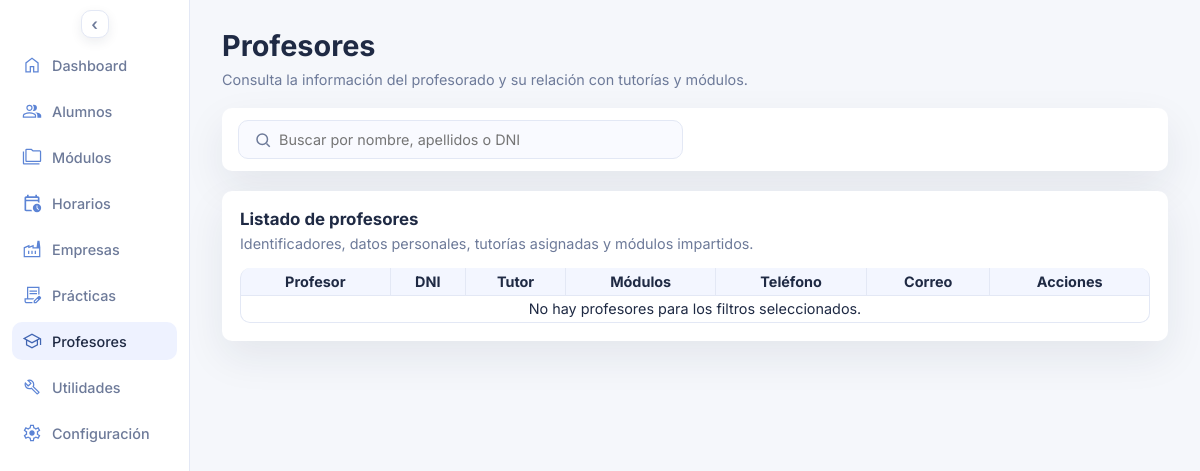
Page /profesores.php on the earlier database version.
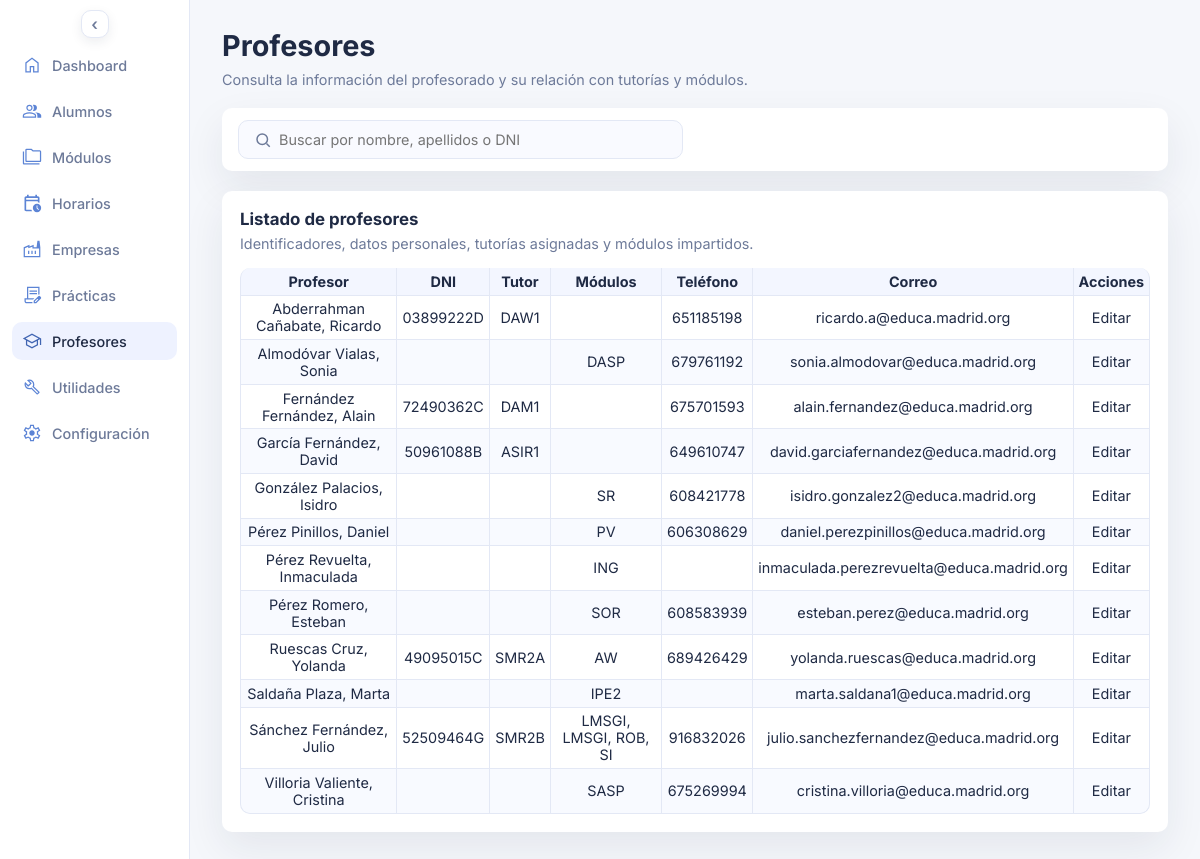
Same page on the later database version.
### tables this page shows
CREATE TABLE `profesores` (
  `id_profesor` int(10) UNSIGNED NOT NULL,
  `apellido1` varchar(60) NOT NULL,
  `apellido2` varchar(60) DEFAULT NULL,
  `nombre` varchar(60) NOT NULL,
  `dni` varchar(20) DEFAULT NULL
);

### profesores.php (the view, shortened to what this page needs)
<?php
$pdo = db();
$active_course_id = $pdo->query('SELECT id_curso_escolar FROM cursos_escolares WHERE activo = 1 LIMIT 1')->fetchColumn();
$active_course_id = $active_course_id ? (int) $active_course_id : 0;
$search_term = trim((string) ($_GET['q'] ?? ''));
$filters = [];
$params = [
  'active_course_id_tutores' => $active_course_id,
  'active_course_id_modulos' => $active_course_id,
];
$where_clause = $filters ? 'WHERE ' . implode(' AND ', $filters) : '';
$teachers_stmt = $pdo->prepare(
  'SELECT
    p.id_profesor,
    p.apellido1,
    p.apellido2,
    p.nombre,
    p.dni,
    GROUP_CONCAT(DISTINCT g.grupo ORDER BY g.grupo SEPARATOR ", ") AS grupos_tutor,
    GROUP_CONCAT(
      DISTINCT CONCAT(
        m.id_modulo,
        "||",
        m.abreviatura,
        "||",
        COALESCE(NULLIF(m.materia_propia, ""), m.materia_general),
        "||",
        COALESCE(ci.ciclo, ""),
        "||",
        COALESCE(cu.curso, ""),
        "||",
        m.codigo,
        "||",
        m.horas_semanales,
        "||",
        m.horas_totales
      )
      ORDER BY m.abreviatura
      SEPARATOR "§§"
    ) AS modulos
    ,t.telefonos
    ,c.correos
  FROM profesores p
  LEFT JOIN grupos_tutores gt
    ON gt.id_profesor = p.id_profesor
    AND gt.id_curso_escolar = :active_course_id_tutores
  LEFT JOIN grupos g ON g.id_grupo = gt.id_grupo
  LEFT JOIN modulos_profesores mp
    ON mp.id_profesor = p.id_profesor
    AND mp.id_curso_escolar = :active_course_id_modulos
  LEFT JOIN modulos m ON m.id_modulo = mp.id_modulo
  LEFT JOIN ciclos ci ON ci.id_ciclo = m.id_ciclo
  LEFT JOIN cursos cu ON cu.id_curso = m.id_curso
  LEFT JOIN (
    SELECT
      id_entidad,
      GROUP_CONCAT(DISTINCT telefono ORDER BY telefono SEPARATOR ", ") AS telefonos
    FROM telefonos
    WHERE entidad_tipo = \'profesor\'
    GROUP BY id_entidad
  ) t ON t.id_entidad = p.id_profesor
  LEFT JOIN (
    SELECT
      id_entidad,
      GROUP_CONCAT(DISTINCT direccion_correo ORDER BY direccion_correo SEPARATOR ", ") AS correos
    FROM correos
    WHERE entidad_tipo = \'profesor\'
    GROUP BY id_entidad
  ) c ON c.id_entidad = p.id_profesor
  ' . $where_clause . '
  GROUP BY p.id_profesor, p.apellido1, p.apellido2, p.nombre, p.dni
  ORDER BY p.apellido1, p.apellido2, p.nombre'
);
$teachers_stmt->execute($params);
$teachers = $teachers_stmt->fetchAll();
function display_value(mixed $value): string
{
  if ($value === null) {
    return '';
  }
  $normalized = trim((string) $value);
  return $normalized;
}
function format_teacher_name(mixed $apellido1, mixed $apellido2, mixed $nombre): string
{
  $parts = [];
  $firstSurname = display_value($apellido1);
  $secondSurname = display_value($apellido2);
  $firstName = display_value($nombre);
  if ($firstSurname !== '') {
    $parts[] = $firstSurname;
  }
  if ($secondSurname !== '') {
    $parts[] = $secondSurname;
  }
  $surnameBlock = implode(' ', $parts);
  if ($surnameBlock !== '' && $firstName !== '') {
    return $surnameBlock . ', ' . $firstName;
  }
  return $firstName;
}
function format_modules(mixed $modules): string
{
  $cleanModules = display_value($modules);
  if ($cleanModules === '') {
    return '';
  }
  $items = array_filter(array_map('trim', explode('§§', $cleanModules)), static fn (string $item): bool => $item !== '');
  $renderedItems = [];
  foreach ($items as $item) {
    $parts = array_map('trim', explode('||', $item));
    $id_modulo = (int) ($parts[0] ?? 0);
    $abreviatura = $parts[1] ?? '';
    $nombre_completo = $parts[2] ?? '';
    $ciclo = $parts[3] ?? '';
    $curso = $parts[4] ?? '';
    $codigo = $parts[5] ?? '';
    $horas_semanales = $parts[6] ?? '';
    $horas_totales = $parts[7] ?? '';
    $normalized_cycle = mb_strtoupper(trim((string) $ciclo), 'UTF-8');
    if ($normalized_cycle === 'SISTEMAS MICROINFORMÁTICOS Y REDES' || $normalized_cycle === 'SISTEMAS MICROINFORMATICOS Y REDES') {
      $normalized_cycle = 'SMR';
    } elseif ($normalized_cycle === 'DESARROLLO DE APLICACIONES WEB') {
      $normalized_cycle = 'DAW';
    } elseif ($normalized_cycle === 'DESARROLLO DE APLICACIONES MULTIPLATAFORMA') {
      $normalized_cycle = 'DAM';
    }
    $compact_cycle = preg_replace('/\s+/', '', $normalized_cycle . trim((string) $curso));
    $visible_name = $nombre_completo !== '' ? $nombre_completo : $abreviatura;
    $visible_label = $visible_name;
    $renderedItems[] = '<span '
      . 'class="empresa-name-trigger empresa-name-trigger--practicas" '
      . 'role="button" tabindex="0" aria-haspopup="dialog" aria-expanded="false" '
      . 'data-modulo-id="' . htmlspecialchars((string) $id_modulo, ENT_QUOTES, 'UTF-8') . '" '
      . 'data-modulo-nombre="' . htmlspecialchars($visible_label, ENT_QUOTES, 'UTF-8') . '" '
      . 'data-modulo-ciclo="' . htmlspecialchars($ciclo, ENT_QUOTES, 'UTF-8') . '" '
      . 'data-modulo-curso="' . htmlspecialchars($curso, ENT_QUOTES, 'UTF-8') . '" '
      . 'data-modulo-codigo="' . htmlspecialchars($codigo, ENT_QUOTES, 'UTF-8') . '" '
      . 'data-modulo-horas-semanales="' . htmlspecialchars((string) $horas_semanales, ENT_QUOTES, 'UTF-8') . '" '
      . 'data-modulo-horas-totales="' . htmlspecialchars((string) $horas_totales, ENT_QUOTES, 'UTF-8') . '" '
      . 'data-modulo-compact="' . htmlspecialchars((string) $compact_cycle, ENT_QUOTES, 'UTF-8') . '" '
      . '>'
      . htmlspecialchars($abreviatura, ENT_QUOTES, 'UTF-8')
      . '</span>';
  }
  return implode(', ', $renderedItems);
}
function render_teacher_rows(array $teachers): string
{
  if (!$teachers): ?>
    <tr>
      <td colspan="7">No hay profesores para los filtros seleccionados.</td>
    </tr>
  <?php else: ?>
    <?php foreach ($teachers as $teacher): ?>
      <?php
        $nombreProfesor = format_teacher_name($teacher['apellido1'] ?? null, $teacher['apellido2'] ?? null, $teacher['nombre'] ?? null);
        $dni = display_value($teacher['dni'] ?? null);
        $grupos_tutor = display_value($teacher['grupos_tutor'] ?? null);
        $modulos = format_modules($teacher['modulos'] ?? null);
        $telefonos = display_value($teacher['telefonos'] ?? null);
        $correos = display_value($teacher['correos'] ?? null);
        $editarUrl = 'profesor_editar.php?id=' . (int) $teacher['id_profesor'];
      ?>
      <tr>
        <td><?php echo htmlspecialchars($nombreProfesor, ENT_QUOTES, 'UTF-8'); ?></td>
        <td><?php echo htmlspecialchars($dni, ENT_QUOTES, 'UTF-8'); ?></td>
        <td><?php echo htmlspecialchars($grupos_tutor, ENT_QUOTES, 'UTF-8'); ?></td>
        <td><?php echo $modulos; ?></td>
        <td><?php echo htmlspecialchars($telefonos, ENT_QUOTES, 'UTF-8'); ?></td>
        <td><?php echo htmlspecialchars($correos, ENT_QUOTES, 'UTF-8'); ?></td>
        <td><a href="<?php echo htmlspecialchars($editarUrl, ENT_QUOTES, 'UTF-8'); ?>">Editar</a></td>
      </tr>
    <?php endforeach; ?>
  <?php endif;
  return ob_get_clean();
}
$rows_html = render_teacher_rows($teachers);
$active_page = 'profesores';
?>
<!DOCTYPE html>
<html lang="es">
<head>
  <link rel="stylesheet" href="assets/styles.css">
</head>
<body>
  <div class="page">
    <?php require __DIR__ . '/includes/sidebar.php'; ?>
    <main class="content">
      <header class="header">
        <div>
          <h1>Profesores</h1>
          <p class="subheading">Consulta la información del profesorado y su relación con tutorías y módulos.</p>
        </div>
      </header>
      <form class="topbar" method="get">
        <div class="topbar-search">
          <span class="search-icon" aria-hidden="true">
            <svg viewBox="0 0 24 24" fill="none" stroke="currentColor" stroke-width="2">
              <circle cx="11" cy="11" r="7"></circle>
              <line x1="16.65" y1="16.65" x2="21" y2="21"></line>
            </svg>
          </span>
          <input
            type="search"
            name="q"
            placeholder="Buscar por nombre, apellidos o DNI"
            aria-label="Buscar por nombre, apellidos o DNI"
            value="<?php echo htmlspecialchars($search_term, ENT_QUOTES, 'UTF-8'); ?>"
          >
        </div>
      </form>
      <section class="panel">
        <div class="panel-header">
          <h3>Listado de profesores</h3>
          <p>Identificadores, datos personales, tutorías asignadas y módulos impartidos.</p>
        </div>
        <div class="panel-grid">
          <table>
            <thead>
              <tr>
                <th>Profesor</th>
                <th>DNI</th>
                <th>Tutor</th>
                <th>Módulos</th>
                <th>Teléfono</th>
                <th>Correo</th>
                <th>Acciones</th>
              </tr>
            </thead>
            <tbody>
              <?php echo $rows_html; ?>
            </tbody>
          </table>
        </div>
      </section>
    </main>
  </div>
</body>
</html>

### includes/sidebar.php (shortened to what this page needs)
<?php
$active_page = $active_page ?? '';
$nav_items = [
  [
    'key' => 'dashboard',
    'label' => 'Dashboard',
    'href' => 'index.php',
    'icon' => 'assets/icons/dashboard.svg',
  ],
  [
    'key' => 'alumnos',
    'label' => 'Alumnos',
    'href' => 'alumnos.php',
    'icon' => 'assets/icons/alumnos.svg',
  ],
  [
    'key' => 'modulos',
    'label' => 'Módulos',
    'href' => 'modulos.php',
    'icon' => 'assets/icons/modulos.svg',
  ],
  [
    'key' => 'horarios',
    'label' => 'Horarios',
    'href' => 'horarios.php',
    'icon' => 'assets/icons/horarios.svg',
  ],
  [
    'key' => 'empresas',
    'label' => 'Empresas',
    'href' => 'empresas.php',
    'icon' => 'assets/icons/empresas.svg',
  ],
  [
    'key' => 'practicas',
    'label' => 'Prácticas',
    'href' => 'practicas.php',
    'icon' => 'assets/icons/practicas.svg',
  ],
  [
    'key' => 'profesores',
    'label' => 'Profesores',
    'href' => 'profesores.php',
    'icon' => 'assets/icons/profesores.svg',
  ],
  [
    'key' => 'utilidades',
    'label' => 'Utilidades',
    'href' => 'utilidades.php',
    'icon' => 'assets/icons/utilidades.svg',
  ],
  [
    'key' => 'configuracion',
    'label' => 'Configuración',
    'href' => 'configuracion.php',
    'icon' => 'assets/icons/configuracion.svg',
  ],
];
?>
<aside class="sidebar" id="appSidebar">
  <div class="sidebar-header">
    <button class="sidebar-toggle" id="sidebarToggle" type="button" aria-expanded="true" aria-label="Colapsar sidebar">
      <span class="sidebar-toggle-icon" id="sidebarToggleIcon" aria-hidden="true">‹</span>
    </button>
  </div>
  <nav class="nav">
    <?php foreach ($nav_items as $item): ?>
      <?php $icon_key = (string) $item['key']; ?>
      <a
        class="nav-link<?php echo $item['key'] === $active_page ? ' active' : ''; ?>"
        href="<?php echo htmlspecialchars($item['href'], ENT_QUOTES, 'UTF-8'); ?>"
      >
        <span class="nav-icon" aria-hidden="true">
          <span
            class="nav-icon-image"
            data-icon="<?php echo htmlspecialchars((string) $icon_key, ENT_QUOTES, 'UTF-8'); ?>"
          ></span>
        </span>
        <span class="nav-text"><?php echo htmlspecialchars($item['label'], ENT_QUOTES, 'UTF-8'); ?></span>
      </a>
    <?php endforeach; ?>
  </nav>
</aside>

Differences in the rows shown:
added profesores: nombreProfesor "Abderrahman Cañabate, Ricardo", dni "03899222D", grupos_tutor "DAW1", telefonos "651185198", correos "ricardo.a@educa.madrid.org"
added profesores: nombreProfesor "Almodóvar Vialas, Sonia", abreviatura "DASP", telefonos "679761192", correos "sonia.almodovar@educa.madrid.org"
added profesores: nombreProfesor "Fernández Fernández, Alain", dni "72490362C", grupos_tutor "DAM1", telefonos "675701593", correos "alain.fernandez@educa.madrid.org"
added profesores: nombreProfesor "García Fernández, David", dni "50961088B", grupos_tutor "ASIR1", telefonos "649610747", correos "david.garciafernandez@educa.madrid.org"
added profesores: nombreProfesor "González Palacios, Isidro", abreviatura "SR", telefonos "608421778", correos "isidro.gonzalez2@educa.madrid.org"
added profesores: nombreProfesor "Pérez Pinillos, Daniel", abreviatura "PV", telefonos "606308629", correos "daniel.perezpinillos@educa.madrid.org"
added profesores: nombreProfesor "Pérez Revuelta, Inmaculada", abreviatura "ING", correos "inmaculada.perezrevuelta@educa.madrid.org"
added profesores: nombreProfesor "Pérez Romero, Esteban", abreviatura "SOR", telefonos "608583939", correos "esteban.perez@educa.madrid.org"
added profesores: nombreProfesor "Ruescas Cruz, Yolanda", dni "49095015C", grupos_tutor "SMR2A", abreviatura "AW", telefonos "689426429", correos "yolanda.ruescas@educa.madrid.org"
added profesores: nombreProfesor "Saldaña Plaza, Marta", abreviatura "IPE2", correos "marta.saldana1@educa.madrid.org"
added profesores: nombreProfesor "Sánchez Fernández, Julio", dni "52509464G", grupos_tutor "SMR2B", abreviatura "LMSGI LMSGI ROB SI", modulos ", , ,", telefonos "916832026", correos "julio.sanchezfernandez@educa.madrid.org"
added profesores: nombreProfesor "Villoria Valiente, Cristina", abreviatura "SASP", telefonos "675269994", correos "cristina.villoria@educa.madrid.org"
Other differences:
text no longer shown: "No hay profesores para los filtros seleccionados."
